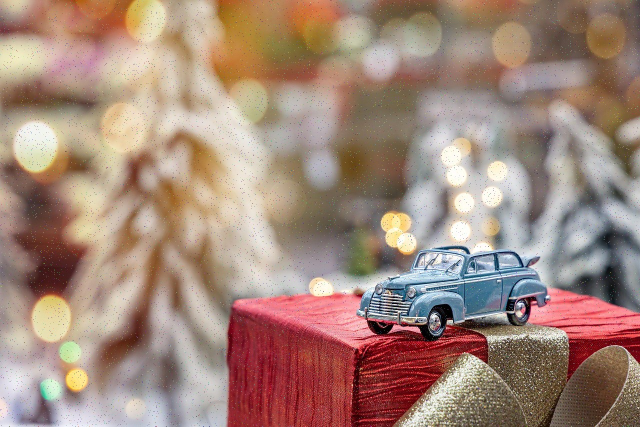
#> input picture opencv-task/test-images/image.jpg, 1280 x 853 px, found by its file name (shown at 1/2 size)
$ python 5_draw_shapes.py
#> lines starting #> are read from the running program, lines starting #| are printed output that depends on the picture
import cv2

img = cv2.imread("test-images/image.jpg")
#> img is the input picture: shape (853, 1280, 3); mean B, G, R 122.2, 135.5, 162.5
if img is None:
    print("Error: Could not read image.")

height, width = img.shape[:2]
#> height = 853; width = 1280

cv2.rectangle(img, (50, 50), (200, 150), (0, 255, 0), 3)

center = (width//2, height//2)
#> center = (640, 426)
cv2.circle(img, center, 50, (255, 0, 0), -1)

cv2.line(img, (0, 0), (width, height), (0, 0, 255), 2)
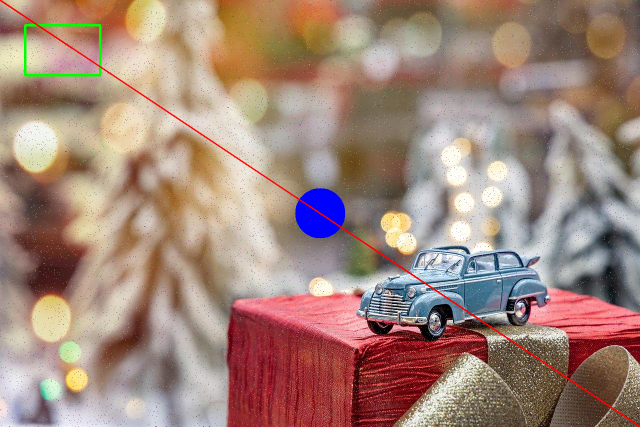
#> img: shape (853, 1280, 3) (shown at 1/2 size); mean B, G, R 122.6, 134.4, 161.7

cv2.imshow("shapes_image", img)
cv2.waitKey(5000)
cv2.destroyAllWindows()

cv2.imwrite("output-images/shapes_drawn_image.jpg", img)
print("Shapes drawn. Image saved to output-images.")
